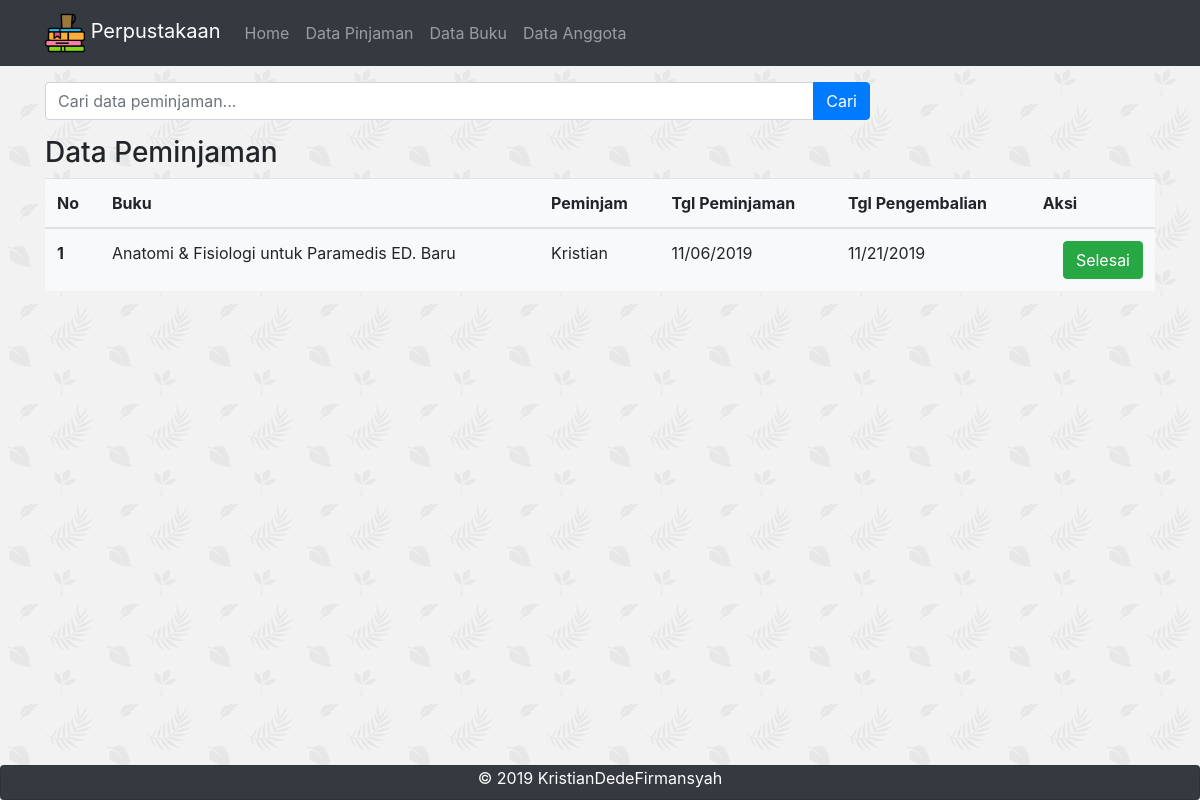
/Perpustakaan_UTS/index.php/peminjaman, run on the app's committed database.
### tables this page shows
CREATE TABLE `peminjaman` (
  `id_peminjaman` int(3) NOT NULL,
  `id_anggota` int(3) NOT NULL,
  `id_buku` int(3) NOT NULL,
  `tgl_pinjam` varchar(10) NOT NULL,
  `tgl_kembali` varchar(10) NOT NULL
);

CREATE TABLE `buku` (
  `id_buku` int(5) NOT NULL,
  `judul` varchar(50) NOT NULL,
  `penulis` varchar(50) NOT NULL,
  `penerbit` varchar(50) NOT NULL,
  `tahun_terbit` int(4) NOT NULL
);

CREATE TABLE `anggota` (
  `id_anggota` int(3) NOT NULL,
  `nama` varchar(30) NOT NULL,
  `jk` varchar(10) NOT NULL,
  `alamat` varchar(50) NOT NULL,
  `telepon` int(13) NOT NULL,
  `email` varchar(30) NOT NULL
);

### Perpustakaan_UTS/application/controllers/Peminjaman.php (called while the page is built, shortened)
<?php
class Peminjaman extends CI_Controller{
    public function __construct()
    {
        $this->load->model('Peminjaman_model');
    }
    public function index(){
        $data['judul'] = 'Data Peminjaman';
        $data['peminjaman'] = $this->Peminjaman_model->getAllPeminjaman();
        $this->load->view('templates/header', $data);
        $this->load->view('peminjaman/index', $data);
        $this->load->view('templates/footer');
    }
}

### Perpustakaan_UTS/index.php (called while the page is built, shortened)
<?php
require_once BASEPATH.'core/CodeIgniter.php';

### Perpustakaan_UTS/application/models/Peminjaman_model.php (called while the page is built, shortened)
<?php
class Peminjaman_model extends CI_model{
    public function getAllPeminjaman()
    {
         $this->db->select('*');
         $this->db->from('peminjaman');
         $this->db->join('buku','buku.id_buku=peminjaman.id_buku');
         $this->db->join('anggota','anggota.id_anggota=peminjaman.id_anggota');
         return $this->db->get()->result_array();
    }
}

### Perpustakaan_UTS/application/views/peminjaman/index.php (the view, shortened to what this page needs)
<div class="container">
     <div class="row mt-3">
        <div class="col-md-9">
            <form action="" method="post">
                <div class="input-group">
                    <input type="text" class="form-control" placeholder="Cari data peminjaman..." name="keyword">
                    <div class="input-group-append">
                        <button class="btn btn-primary" type="submit">Cari</button>
                    </div>
                </div>
            </form>
        </div>
    </div>
    <div class="row mt-3">
        <div class="col-md-12">
            <h3 class="mt6">Data Peminjaman</h3>
            <table class="table table-hover bg-light" style="margin-bottom: 100px;">
              <thead>
                <tr>
                  <th scope="col">No</th>
                  <th scope="col">Buku</th>
                  <th scope="col">Peminjam</th>
                  <th scope="col">Tgl Peminjaman</th>
                  <th scope="col">Tgl Pengembalian</th>
                  <th scope="col">Aksi</th>
                </tr>
              </thead>
              <tbody>
              <?php $no=1;
              foreach ($peminjaman as $pj) {?>
                <tr>
                  <th scope="row"><?=$no?></th>
                  <td><?=$pj['judul']?></td>
                  <td><?=$pj['nama']?></td>
                  <td><?=$pj['tgl_pinjam']?></td>
                  <td><?=$pj['tgl_kembali']?></td>
                  <td>
                    <a href="<?= base_url(); ?>peminjaman/hapus/<?= $pj['id_peminjaman'];?>" class="btn btn-success float-right" onclick="return confirm('buku telah dikembalikan ?');">Selesai</a>
                  </td>
                </tr>
               <?php
                 $no++;
               }?>
              </tbody>
            </table>
        </div>
    </div>
</div>

### data on the page
peminjaman: id_buku.judul "Anatomi & Fisiologi untuk Paramedis ED. Baru", id_anggota.nama "Kristian", tgl_pinjam "11/06/2019", tgl_kembali "11/21/2019"
